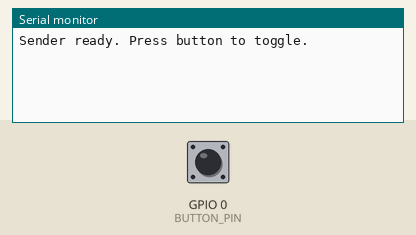
This sketch was run on a simulated ESP32. Parts: the last lines printed to the serial monitor. The inputs (shaded band) are chosen by the test bench; at power-on: GPIO 0 (BUTTON_PIN) HIGH.

Above: at 1.2 s.
1.3 s: GPIO 0 (BUTTON_PIN) pulled LOW for 0.15 s
At 2.5 s:
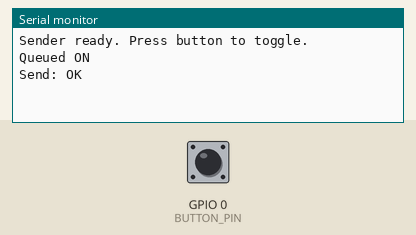
2.9 s: GPIO 0 (BUTTON_PIN) pulled LOW for 1 s
At 3.8 s:
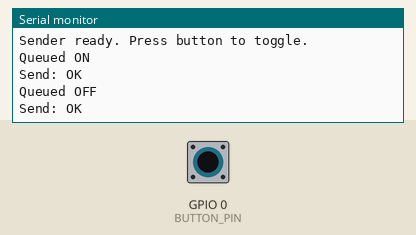

Measured:
- after the input at 1.3 s, the serial monitor: prints a new line at once (image 1)
- after the input at 2.9 s, the serial monitor: prints a new line at once (image 2)

The sketch:

TransmitterCode.ino
```cpp
#include <WiFi.h>
#include <esp_now.h>
#include <esp_wifi.h>

typedef struct __attribute__((packed)) {

  uint8_t on;

} LampMsg;


uint8_t RECEIVER_MAC[] = {

  0x1C, 0xDB, 0xD4, 0x36, 0x9D, 0xF8

};

static const int BUTTON_PIN = 0;
bool lampOn = false;

void onSend(const wifi_tx_info_t *info, esp_now_send_status_t status) {

  Serial.print("Send: ");
  Serial.println(status == ESP_NOW_SEND_SUCCESS ? "OK" : "FAIL");

}

void setup() {

  Serial.begin(115200);
  pinMode(BUTTON_PIN, INPUT_PULLUP);

  WiFi.mode(WIFI_STA);
  esp_wifi_set_channel(1, WIFI_SECOND_CHAN_NONE);

  if (esp_now_init() != ESP_OK) {

    Serial.println("ESP-NOW init failed");

    while (true) {

      delay(1000);

    }

  }

  esp_now_register_send_cb(onSend);

  esp_now_peer_info_t peerInfo = {};
  memcpy(peerInfo.peer_addr, RECEIVER_MAC, 6);
  peerInfo.channel = 0;
  peerInfo.encrypt = false;

  if (esp_now_add_peer(&peerInfo) != ESP_OK) {

    Serial.println("Failed to add peer");

    while (true) {

      delay(1000);

    }

  }

  Serial.println("Sender ready. Press button to toggle.");

}

void sendLamp(bool on) {

  LampMsg msg{

    (uint8_t)(on ? 1 : 0)

  };

  esp_err_t r = esp_now_send(RECEIVER_MAC, (uint8_t*)&msg, sizeof(msg));
  Serial.println(r == ESP_OK ? (on ? "Queued ON" : "Queued OFF") : "Send error");

}

void loop() {

  static bool last = HIGH;
  bool now = digitalRead(BUTTON_PIN);

  if (last == HIGH && now == LOW) {

    lampOn = !lampOn;
    sendLamp(lampOn);
    delay(250);

  }

  last = now;

}
```
